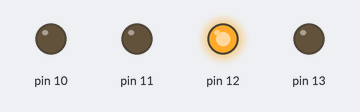
This sketch was run on a simulated Arduino Uno, built with avr-gcc and run on an emulated ATmega328P. Shown: output pins drawn as LEDs (lit = HIGH).

Above: at 0.05 s.
At 0.65 s:
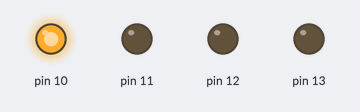
At 1.35 s:
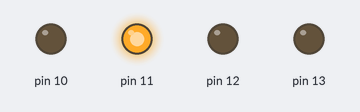
At 2.75 s:
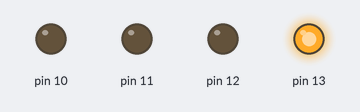
Timing chart, 0 to 3.0 s (numbered marks = the images above):
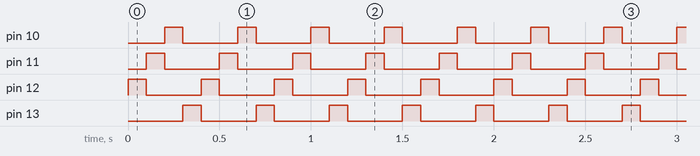

Measured:
- by itself, pin 10–13: alternates HIGH for 0.10 s and LOW for 0.30 s

The sketch:

RecorridoUno.ino
```cpp
void setup() {
  DDRB =  B00111100;
  PORTB = B00100000;
//Final   B00000100;

}

void loop() {
  if(PORTB == B00000100){
    PORTB = B00100000;//Reiniciamos
    delay(100);
  }


                   //B00100000
  PORTB = PORTB>>1;//B00010000
  delay(100);      //B00001000
}                  //B00000100
```
